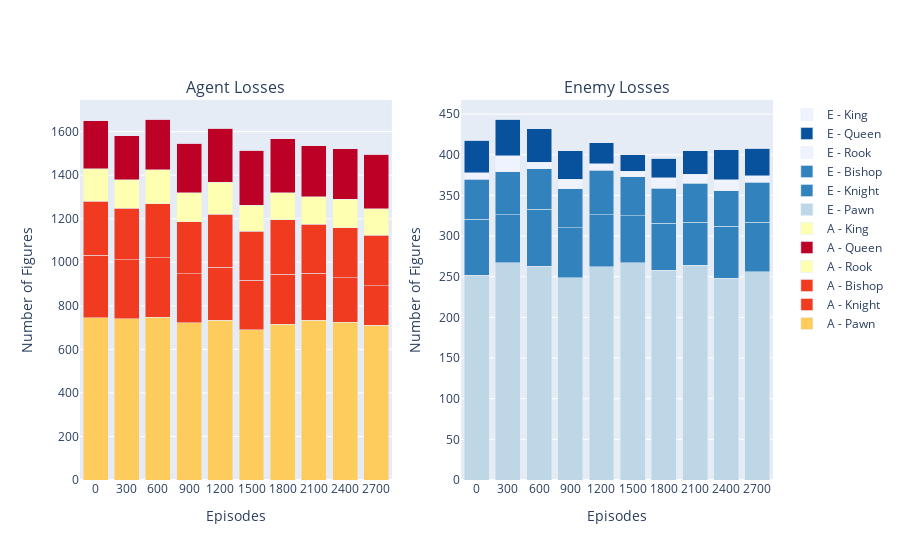

Write notebook code for a chart like this one.
### Code cell
plot_steps(DQN_results_stockfish["total_steps_per_episode"])
plot_points(DQN_results_stockfish["total_positive_points"])
plot_losses(DQN_results_stockfish["total_agent_losses_per_episode"], 
            DQN_results_stockfish["total_enemy_losses_per_episode"])

### Figure 1 — Plotly figure (JSON) as saved in the notebook; plotly's stock layout.template omitted (floating-point values rounded to 4 significant figures)
{"data": [{"hoverinfo": "name+x+y", "marker": {"color": "rgb(254,204,92)"}, "name": "A - Pawn", "type": "bar", "x": [0, 300, 600, 900, 1200, 1500, 1800, 2100, 2400, 2700], "xaxis": "x", "y": [746, 741, 747, 722, 733, 689, 716, 733, 725, 711], "yaxis": "y"}, {"hoverinfo": "name+x+y", "marker": {"color": "rgb(240,59,32)"}, "name": "A - Knight", "type": "bar", "x": [0, 300, 600, 900, 1200, 1500, 1800, 2100, 2400, 2700], "xaxis": "x", "y": [287, 270, 274, 226, 245, 228, 228, 217, 205, 182], "yaxis": "y"}, {"hoverinfo": "name+x+y", "marker": {"color": "rgb(240,59,32)"}, "name": "A - Bishop", "type": "bar", "x": [0, 300, 600, 900, 1200, 1500, 1800, 2100, 2400, 2700], "xaxis": "x", "y": [248, 237, 247, 239, 242, 225, 251, 224, 229, 232], "yaxis": "y"}, {"hoverinfo": "name+x+y", "marker": {"color": "rgb(255,255,178)"}, "name": "A - Rook", "type": "bar", "x": [0, 300, 600, 900, 1200, 1500, 1800, 2100, 2400, 2700], "xaxis": "x", "y": [149, 131, 158, 132, 148, 120, 125, 127, 131, 120], "yaxis": "y"}, {"hoverinfo": "name+x+y", "marker": {"color": "rgb(189,0,38)"}, "name": "A - Queen", "type": "bar", "x": [0, 300, 600, 900, 1200, 1500, 1800, 2100, 2400, 2700], "xaxis": "x", "y": [221, 203, 232, 228, 247, 253, 248, 235, 231, 251], "yaxis": "y"}, {"hoverinfo": "name+x+y", "marker": {"color": "rgb(255,255,178)"}, "name": "A - King", "type": "bar", "x": [0, 300, 600, 900, 1200, 1500, 1800, 2100, 2400, 2700], "xaxis": "x", "y": [0, 0, 0, 0, 0, 0, 0, 0, 0, 0], "yaxis": "y"}, {"hoverinfo": "name+x+y", "marker": {"color": "rgb(189,215,231)"}, "name": "E - Pawn", "type": "bar", "x": [0, 300, 600, 900, 1200, 1500, 1800, 2100, 2400, 2700], "xaxis": "x2", "y": [252, 267, 263, 249, 262, 267, 258, 264, 248, 256], "yaxis": "y2"}, {"hoverinfo": "name+x+y", "marker": {"color": "rgb(49,130,189)"}, "name": "E - Knight", "type": "bar", "x": [0, 300, 600, 900, 1200, 1500, 1800, 2100, 2400, 2700], "xaxis": "x2", "y": [69, 59, 70, 61, 64, 58, 58, 53, 64, 61], "yaxis": "y2"}, {"hoverinfo": "name+x+y", "marker": {"color": "rgb(49,130,189)"}, "name": "E - Bishop", "type": "bar", "x": [0, 300, 600, 900, 1200, 1500, 1800, 2100, 2400, 2700], "xaxis": "x2", "y": [49, 53, 50, 48, 55, 48, 43, 48, 44, 49], "yaxis": "y2"}, {"hoverinfo": "name+x+y", "marker": {"color": "rgb(239,243,255)"}, "name": "E - Rook", "type": "bar", "x": [0, 300, 600, 900, 1200, 1500, 1800, 2100, 2400, 2700], "xaxis": "x2", "y": [8, 20, 8, 12, 8, 7, 13, 11, 13, 8], "yaxis": "y2"}, {"hoverinfo": "name+x+y", "marker": {"color": "rgb(8,81,156)"}, "name": "E - Queen", "type": "bar", "x": [0, 300, 600, 900, 1200, 1500, 1800, 2100, 2400, 2700], "xaxis": "x2", "y": [40, 45, 41, 35, 26, 20, 24, 29, 37, 34], "yaxis": "y2"}, {"hoverinfo": "name+x+y", "marker": {"color": "rgb(239,243,255)"}, "name": "E - King", "type": "bar", "x": [0, 300, 600, 900, 1200, 1500, 1800, 2100, 2400, 2700], "xaxis": "x2", "y": [0, 0, 0, 0, 0, 0, 0, 0, 0, 0], "yaxis": "y2"}], "layout": {"annotations": [{"font": {"size": 16}, "showarrow": false, "text": "Agent Losses", "x": 0.225, "xanchor": "center", "xref": "paper", "y": 1, "yanchor": "bottom", "yref": "paper"}, {"font": {"size": 16}, "showarrow": false, "text": "Enemy Losses", "x": 0.775, "xanchor": "center", "xref": "paper", "y": 1, "yanchor": "bottom", "yref": "paper"}], "barmode": "stack", "xaxis": {"anchor": "y", "domain": [0, 0.45], "ticktext": ["0", "300", "600", "900", "1200", "1500", "1800", "2100", "2400", "2700"], "tickvals": [0, 300, 600, 900, 1200, 1500, 1800, 2100, 2400, 2700], "title": {"text": "Episodes"}}, "xaxis2": {"anchor": "y2", "domain": [0.55, 1], "ticktext": ["0", "300", "600", "900", "1200", "1500", "1800", "2100", "2400", "2700"], "tickvals": [0, 300, 600, 900, 1200, 1500, 1800, 2100, 2400, 2700], "title": {"text": "Episodes"}}, "yaxis": {"anchor": "x", "domain": [0, 1], "title": {"text": "Number of Figures"}}, "yaxis2": {"anchor": "x2", "domain": [0, 1], "title": {"text": "Number of Figures"}}}}
